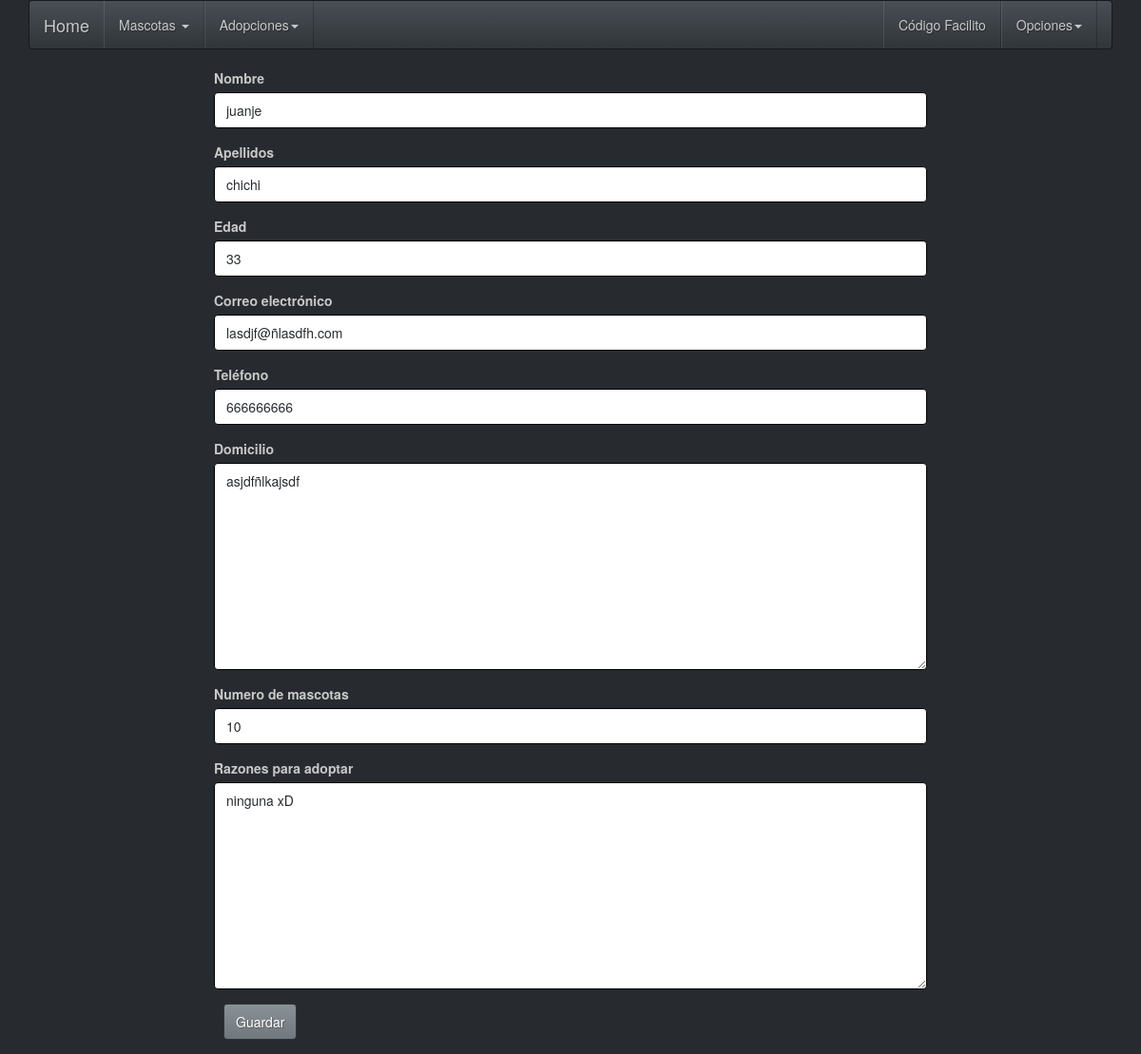
The page /adopcion/solicitud/editar/1 on the database its author committed.
### adopcion/models.py (models this page shows, shortened)
class Persona(models.Model):
	nombre = models.CharField(max_length=50)
	apellidos = models.CharField(max_length=70)
	edad = models.IntegerField()
	telefono = models.CharField(max_length=12)
	email = models.EmailField()
	domicilio = models.TextField()

class Solicitud(models.Model):
	persona = models.ForeignKey(Persona, null=True, blank=True)
	numero_mascotas = models.IntegerField()
	razones = models.TextField()

### adopcion/views.py (the view, shortened to what this page needs)
# urls.py: url(r'^solicitud/editar/(?P<pk>\d+)$', SolicitudUpdate.as_view(), name='solicitud_editar'),
class SolicitudUpdate(UpdateView):
	model = Solicitud
	second_model = Persona
	template_name = 'adopcion/solicitud_form.html'
	form_class = SolicitudForm
	second_form_class = PersonaForm
	success_url = reverse_lazy('adopcion:solicitud_listar')
	def get_context_data(self, **kwargs):
		context = super(SolicitudUpdate, self).get_context_data(**kwargs)
		pk = self.kwargs.get('pk', 0)
		solicitud = self.model.objects.get(id=pk)
		persona = self.second_model.objects.get(id=solicitud.persona_id)
		if 'form' not in context:
			context['form'] = self.form_class()
		if 'form2' not in context:
			context['form2'] = self.second_form_class(instance=persona)
		context['id'] = pk
		return context

### adopcion/forms.py
class SolicitudForm(forms.ModelForm):
	class Meta:
		model = Solicitud
		fields = [
			'numero_mascotas',
			'razones',
		]
		labels = {
			'numero_mascotas': 'Numero de mascotas',
			'razones': 'Razones para adoptar',
		}
		widgets = {
			'numero_mascotas':forms.TextInput(attrs={'class':'form-control'}),
			'razones':forms.Textarea(attrs={'class':'form-control'}),
}

class PersonaForm(forms.ModelForm):
	class Meta:
		model = Persona
		fields = [
			'nombre',
			'apellidos',
			'edad',
			'telefono',
			'email',
			'domicilio',
		]
		labels = {
			'nombre': 'Nombre',
			'apellidos': 'Apellidos',
			'edad': 'Edad',
			'telefono': 'Teléfono',
			'email': 'Correo electrónico',
			'domicilio': 'Domicilio',
		}
		widgets = {
			'nombre':forms.TextInput(attrs={'class':'form-control'}),
			'apellidos':forms.TextInput(attrs={'class':'form-control'}),
			'edad':forms.TextInput(attrs={'class':'form-control'}),
			'telefono':forms.TextInput(attrs={'class':'form-control'}),
			'email':forms.TextInput(attrs={'class':'form-control'}),
			'domicilio':forms.Textarea(attrs={'class':'form-control'}),
		}

### templates/adopcion/solicitud_form.html (shortened to what this page needs)
{% extends 'base/base.html' %}
{% block content %}
<form method="post">
	<div class="row">
		<div class="col-md-8 col-md-offset-2">
			<div class="form-group">
				<label for="{{form2.nombre.name}}">{{form2.nombre.label}}</label>
				{{form2.nombre}}
			</div>
		</div>
		<div class="col-md-8 col-md-offset-2">
			<div class="form-group">
				<label for="{{form2.nombre.apellidos}}">{{form2.apellidos.label}}</label>
				{{form2.apellidos}}
			</div>
		</div>
		<div class="col-md-8 col-md-offset-2">
			<div class="form-group">
				<label for="{{form2.edad.name}}">{{form2.edad.label}}</label>
				{{form2.edad}}
			</div>
		</div>
		<div class="col-md-8 col-md-offset-2">
			<div class="form-group">
				<label for="{{form2.email.name}}">{{form2.email.label}}</label>
				{{form2.email}}
			</div>
		</div>
		<div class="col-md-8 col-md-offset-2">
			<div class="form-group">
				<label for="{{form2.telefono.name}}">{{form2.telefono.label}}</label>
				{{form2.telefono}}
			</div>
		</div>
		<div class="col-md-8 col-md-offset-2">
			<div class="form-group">
				<label for="{{form2.domiclio.name}}">{{form2.domicilio.label}}</label>
				{{form2.domicilio}}
			</div>
		</div>
		<div class="col-md-8 col-md-offset-2">
			<div class="form-group">
				<label for="{{form.numero_mascotas.name}}">{{form.numero_mascotas.label}}</label>
				{{form.numero_mascotas}}
			</div>
		</div>
		<div class="col-md-8 col-md-offset-2">
			<div class="form-group">
				<label for="{{form.razones.name}}">{{form.razones.label}}</label>
				{{form.razones}}
			</div>
		</div>
	</div>
	<div class="col-md-8 col-md-offset-2">
			<div class="form-group">
				<button class="btn btn-primary" type="submit">Guardar</button>
			</div>
		</div>
</form>
{% endblock %}

### rows shown on the page
Persona: nombre "juanje", apellidos "chichi", edad "33", email "lasdjf@ñlasdfh.com", telefono "666666666", domicilio "asjdfñlkajsdf"
Solicitud: numero_mascotas "10", razones "ninguna xD"
